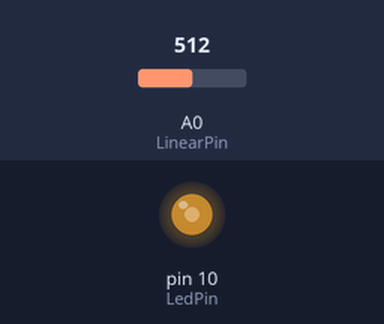
Recording of a sketch running on a simulated Arduino Uno, built with avr-gcc and run on an emulated ATmega328P. On the bench: output pins drawn as LEDs (lit = HIGH). The inputs (shaded band) are chosen by the test bench; at power-on: A0 (LinearPin) = 512. What the sketch prints to the serial monitor is not drawn.

Above: at 1.2 s.
1.3 s: A0 (LinearPin) set to 716
At 2.5 s:
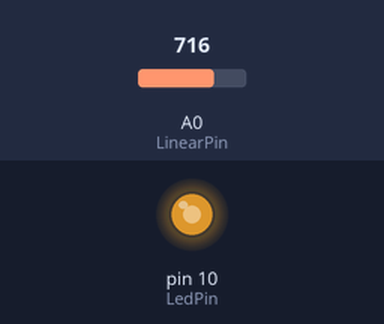
2.8 s: A0 (LinearPin) set to 900
At 3.9 s:
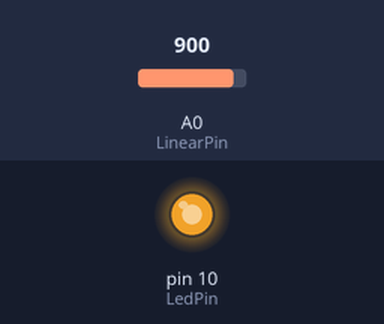
4.3 s: A0 (LinearPin) set to 122
At 5.2 s:
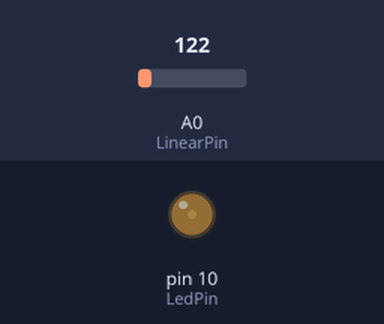
5.8 s: A0 (LinearPin) set to 0
At 6.5 s:
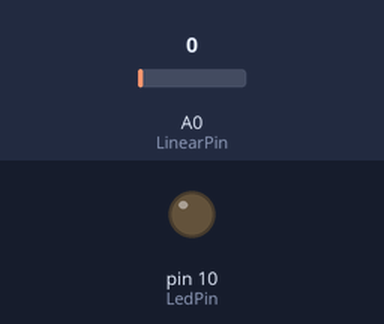
7.3 s: A0 (LinearPin) set to 511
At 7.8 s:
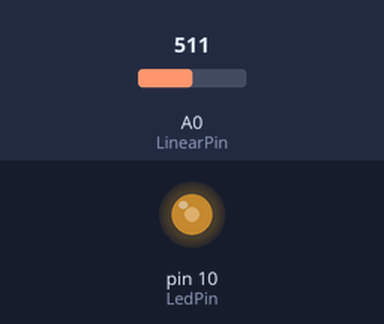
Timing chart, 0 to 9.8 s (numbered marks = the images above; inputs shaded):
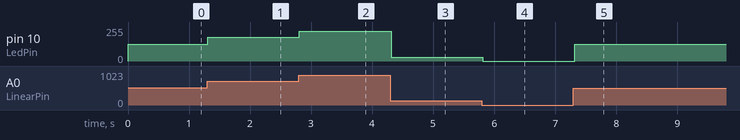

Measured:
- after the input at 1.3 s, pin 10 (LedPin): 127/255 → 178/255 at once
- after the input at 2.8 s, pin 10 (LedPin): 178/255 → 224/255 at once
- after the input at 4.3 s, pin 10 (LedPin): 224/255 → 30/255 at once
- after the input at 5.8 s, pin 10 (LedPin): 30/255 → 0/255 at once
- after the input at 7.3 s, pin 10 (LedPin): 0/255 → 127/255 at once

The sketch:

L_3_Breathing_LED.ino
```cpp
int LinearPin = A0;
int LedPin = 10;

void setup() {
  // put your setup code here, to run once:
  Serial.begin(115200);   // 初始化串口
  Serial.println("Backpack init'd.");
  pinMode(LedPin, OUTPUT);
  pinMode(LinearPin, INPUT);

}

void loop() {
  // put your main code here, to run repeatedly:
  int adcValue;
  int mappedValue;
  adcValue = analogRead(LinearPin); // 读取ADC值
  mappedValue = map(adcValue, 0, 1023, 0, 255);
  analogWrite(LedPin, mappedValue); // 设置 PWM 占空比
  mappedValue = map(adcValue, 0, 1023, 0, 10);

  String Value = String(mappedValue) ;

  delay(100); // 延时以观察变化

}
```
